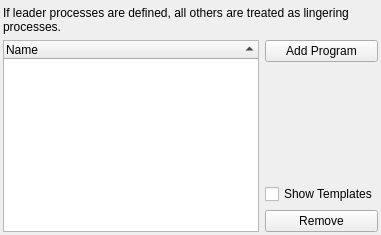
           <widget class="QWidget" name="tabLeader">
            <attribute name="title">
             <string>Leader Programs</string>
            </attribute>
            <layout class="QGridLayout" name="gridLayout_61">
             <property name="leftMargin">
              <number>3</number>
             </property>
             <property name="topMargin">
              <number>6</number>
             </property>
             <property name="rightMargin">
              <number>3</number>
             </property>
             <property name="bottomMargin">
              <number>3</number>
             </property>
             <item row="0" column="0">
              <layout class="QGridLayout" name="gridLayout_58">
               <item row="1" column="0" rowspan="4">
                <widget class="QTreeWidget" name="treeLeader">
                 <property name="sortingEnabled">
                  <bool>true</bool>
                 </property>
                 <column>
                  <property name="text">
                   <string>Name</string>
                  </property>
                 </column>
                </widget>
               </item>
               <item row="2" column="1">
                <spacer name="verticalSpacer_27">
                 <property name="orientation">
                  <enum>Qt::Orientation::Vertical</enum>
                 </property>
                 <property name="sizeHint" stdset="0">
                  <size>
                   <width>20</width>
                   <height>40</height>
                  </size>
                 </property>
                </spacer>
               </item>
               <item row="1" column="1">
                <widget class="QPushButton" name="btnAddLeader">
                 <property name="text">
                  <string>Add Program</string>
                 </property>
                </widget>
               </item>
               <item row="4" column="1">
                <widget class="QPushButton" name="btnDelLeader">
                 <property name="text">
                  <string>Remove</string>
                 </property>
                </widget>
               </item>
               <item row="3" column="1">
                <widget class="QCheckBox" name="chkShowLeaderTmpl">
                 <property name="text">
                  <string>Show Templates</string>
                 </property>
                </widget>
               </item>
               <item row="0" column="0" colspan="2">
                <widget class="QLabel" name="label_71">
                 <property name="text">
                  <string>If leader processes are defined, all others are treated as lingering processes.</string>
                 </property>
                 <property name="wordWrap">
                  <bool>true</bool>
                 </property>
                </widget>
               </item>
              </layout>
             </item>
            </layout>
           </widget>
